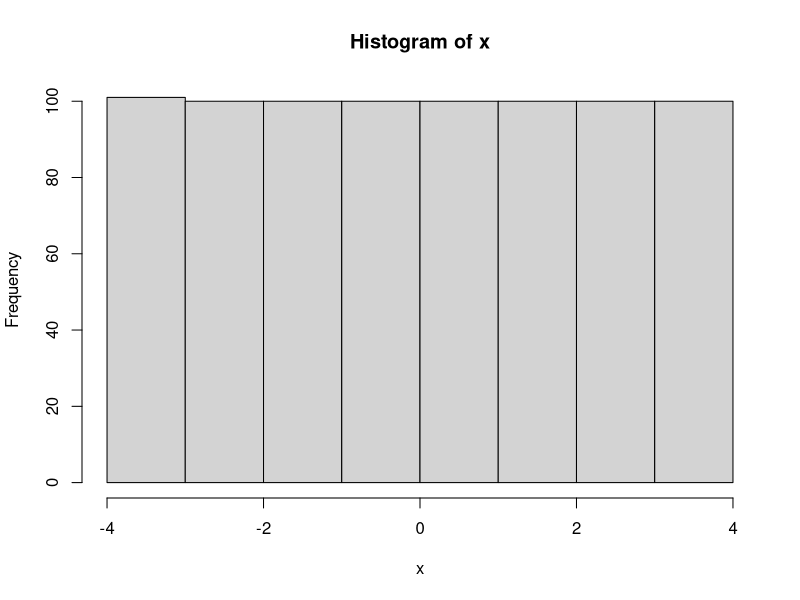
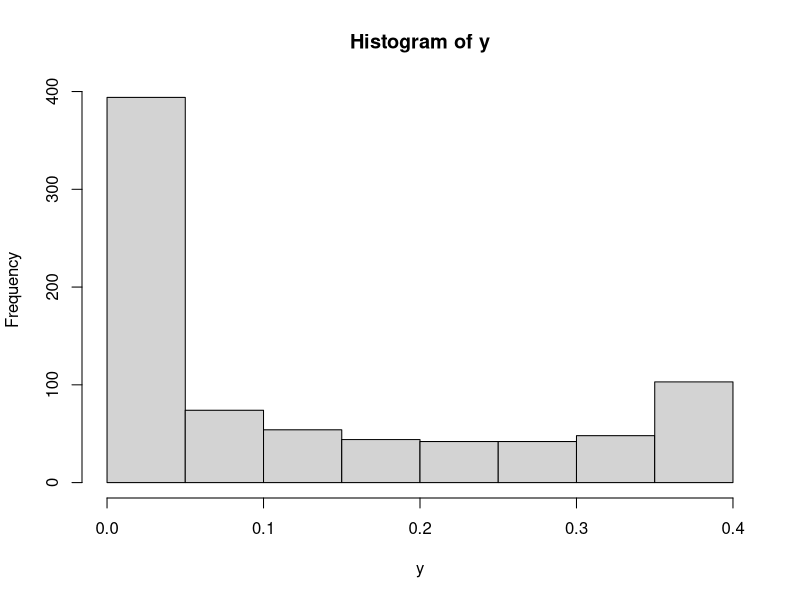
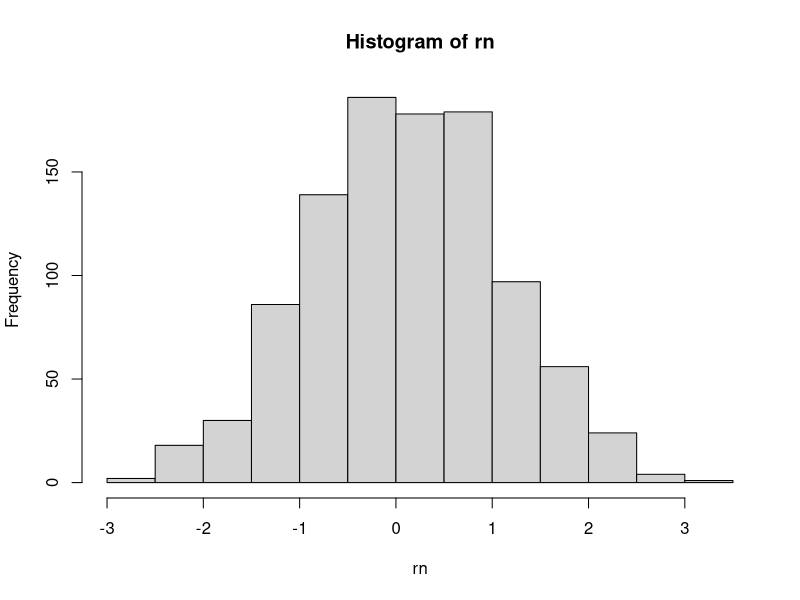
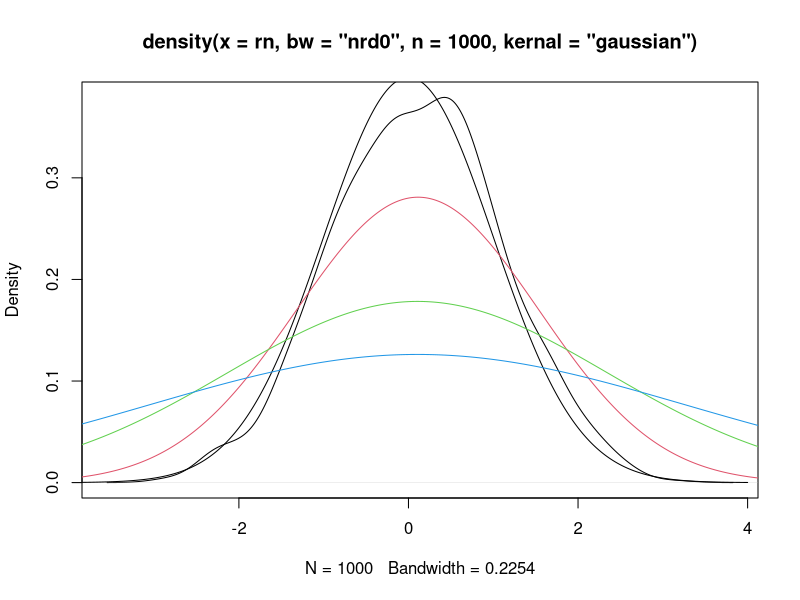
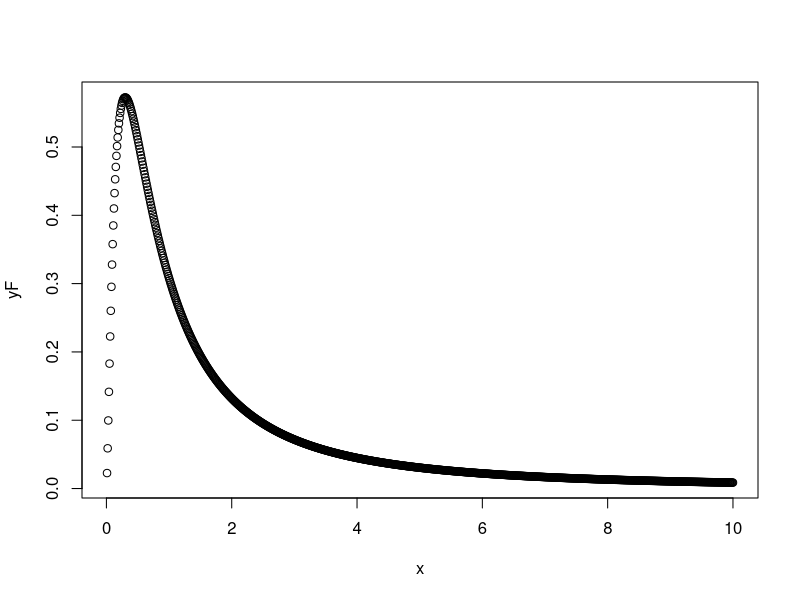
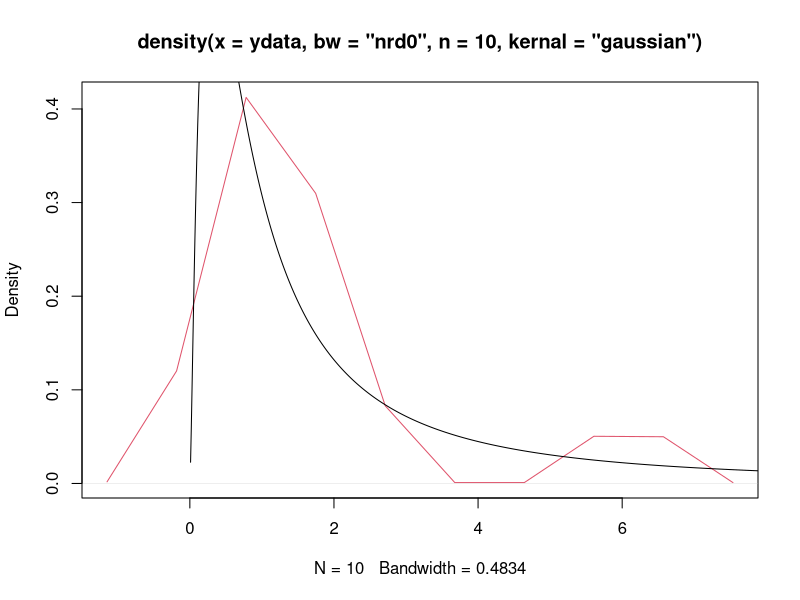

Recreate these plots in R, in order.
x <- seq(-4,4,0.01)
hist(x)
y <- dnorm(x,mean=0,sd=1)
hist(y)
rn <- rnorm(1000,mean=0,sd=1)
hist(rn)
plot(density(x=rn,bw="nrd0",kernal="gaussian",n=1000),col=1)
lines(x,y)
for (w in 1:3) {
  lines(density(x=rn,bw=w,kernal="gaussian",n=1000),col=w+1)
}

x <- seq(0.01,10,0.01)
yF <- df(x,5,2)
plot(x,yF)

ydata <- rf(n=10,df1=5,df2=2)
 
plot(density(x=ydata,bw="nrd0",kernal="gaussian",n=10), col=2)
lines(x,yF)

min(ydata)
max(ydata)
